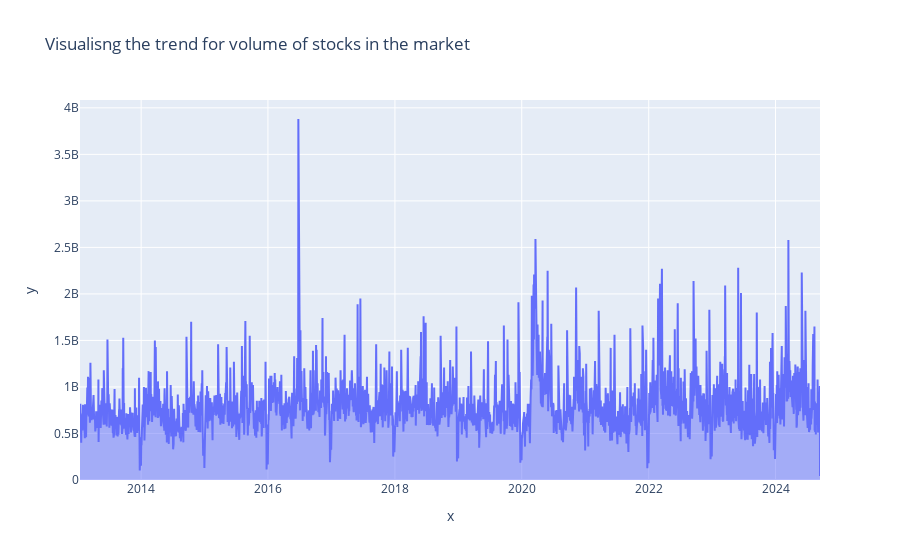

Write notebook code for a chart like this one.
### Code cell
fig = px.area(x = data['Date'], y = data['Vol.'], title='Visualisng the trend for volume of stocks in the market')

fig.show()

### Figure 1 — Plotly figure (JSON) as saved in the notebook; plotly's stock layout.template omitted (floating-point values rounded to 4 significant figures; data arrays with more than 128 entries replaced by an {"elided": "..."} marker saying what was removed)
{"data": [{"fillpattern": {"shape": ""}, "hovertemplate": "x=%{x}<br>y=%{y}<extra></extra>", "legendgroup": "", "line": {"color": "#636efa"}, "marker": {"symbol": "circle"}, "mode": "lines", "name": "", "orientation": "v", "showlegend": false, "stackgroup": "1", "type": "scatter", "x": {"elided": "2949 str values"}, "xaxis": "x", "y": {"elided": "2949 float values"}, "yaxis": "y"}], "layout": {"legend": {"tracegroupgap": 0}, "title": {"text": "Visualisng the trend for volume of stocks in the market"}, "xaxis": {"anchor": "y", "domain": [0, 1], "title": {"text": "x"}}, "yaxis": {"anchor": "x", "domain": [0, 1], "title": {"text": "y"}}}}
